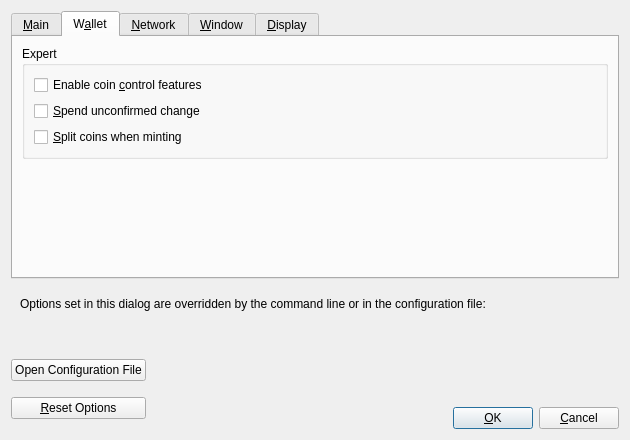
<?xml version="1.0" encoding="UTF-8"?>
<ui version="4.0">
 <class>OptionsDialog</class>
 <widget class="QDialog" name="OptionsDialog">
  <property name="geometry">
   <rect>
    <x>0</x>
    <y>0</y>
    <width>630</width>
    <height>440</height>
   </rect>
  </property>
  <property name="windowTitle">
   <string>Options</string>
  </property>
  <property name="modal">
   <bool>true</bool>
  </property>
  <layout class="QVBoxLayout" name="verticalLayout">
   <item>
    <widget class="QTabWidget" name="tabWidget">
     <property name="currentIndex">
      <number>1</number>
     </property>
     <widget class="QWidget" name="tabMain">
      <attribute name="title">
       <string>&amp;Main</string>
      </attribute>
      <layout class="QVBoxLayout" name="verticalLayout_Main">
       <item>
        <widget class="QCheckBox" name="bitcoinAtStartup">
         <property name="toolTip">
          <string>Automatically start %1 after logging in to the system.</string>
         </property>
         <property name="text">
          <string>&amp;Start %1 on system login</string>
         </property>
        </widget>
       </item>
       <item>
        <spacer name="horizontalSpacer_0_Main">
         <property name="orientation">
          <enum>Qt::Horizontal</enum>
         </property>
         <property name="sizeHint" stdset="0">
          <size>
           <width>40</width>
           <height>5</height>
          </size>
         </property>
        </spacer>
       </item>
       <item>
        <layout class="QHBoxLayout" name="horizontalLayout_2_Main">
         <item>
          <widget class="QLabel" name="databaseCacheLabel">
           <property name="text">
            <string>Size of &amp;database cache</string>
           </property>
           <property name="textFormat">
            <enum>Qt::PlainText</enum>
           </property>
           <property name="buddy">
            <cstring>databaseCache</cstring>
           </property>
          </widget>
         </item>
         <item>
          <widget class="QSpinBox" name="databaseCache"/>
         </item>
         <item>
          <widget class="QLabel" name="databaseCacheUnitLabel">
           <property name="text">
            <string>MiB</string>
           </property>
           <property name="textFormat">
            <enum>Qt::PlainText</enum>
           </property>
          </widget>
         </item>
         <item>
          <spacer name="horizontalSpacer_2_Main">
           <property name="orientation">
            <enum>Qt::Horizontal</enum>
           </property>
           <property name="sizeHint" stdset="0">
            <size>
             <width>40</width>
             <height>20</height>
            </size>
           </property>
          </spacer>
         </item>
        </layout>
       </item>
       <item>
        <layout class="QHBoxLayout" name="horizontalLayout_Main_VerifyLabel">
         <item>
          <widget class="QLabel" name="threadsScriptVerifLabel">
           <property name="text">
            <string>Number of script &amp;verification threads</string>
           </property>
           <property name="textFormat">
            <enum>Qt::PlainText</enum>
           </property>
           <property name="buddy">
            <cstring>threadsScriptVerif</cstring>
           </property>
          </widget>
         </item>
         <item>
          <widget class="QSpinBox" name="threadsScriptVerif">
           <property name="toolTip">
            <string>(0 = auto, &lt;0 = leave that many cores free)</string>
           </property>
          </widget>
         </item>
         <item>
          <spacer name="horizontalSpacer_Main_Threads">
           <property name="orientation">
            <enum>Qt::Horizontal</enum>
           </property>
           <property name="sizeHint" stdset="0">
            <size>
             <width>40</width>
             <height>20</height>
            </size>
           </property>
          </spacer>
         </item>
        </layout>
       </item>
       <item>
        <spacer name="verticalSpacer_Main">
         <property name="orientation">
          <enum>Qt::Vertical</enum>
         </property>
         <property name="sizeHint" stdset="0">
          <size>
           <width>20</width>
           <height>40</height>
          </size>
         </property>
        </spacer>
       </item>
      </layout>
     </widget>
     <widget class="QWidget" name="tabWallet">
      <attribute name="title">
       <string>W&amp;allet</string>
      </attribute>
      <layout class="QVBoxLayout" name="verticalLayout_Wallet">
       <item>
        <widget class="QGroupBox" name="groupBox">
         <property name="title">
          <string>Expert</string>
         </property>
         <layout class="QVBoxLayout" name="verticalLayout_2">
          <item>
           <widget class="QCheckBox" name="coinControlFeatures">
            <property name="toolTip">
             <string>Whether to show coin control features or not.</string>
            </property>
            <property name="text">
             <string>Enable coin &amp;control features</string>
            </property>
           </widget>
          </item>
          <item>
           <widget class="QCheckBox" name="spendZeroConfChange">
            <property name="toolTip">
             <string>If you disable the spending of unconfirmed change, the change from a transaction cannot be used until that transaction has at least one confirmation. This also affects how your balance is computed.</string>
            </property>
            <property name="text">
             <string>&amp;Spend unconfirmed change</string>
            </property>
           </widget>
          </item>
          <item>
           <widget class="QCheckBox" name="splitCoins">
            <property name="toolTip">
             <string>Whether to split coins or not during minting.</string>
            </property>
            <property name="text">
             <string>&amp;Split coins when minting</string>
            </property>
           </widget>
          </item>
         </layout>
        </widget>
       </item>
       <item>
        <spacer name="verticalSpacer_Wallet">
         <property name="orientation">
          <enum>Qt::Vertical</enum>
         </property>
         <property name="sizeHint" stdset="0">
          <size>
           <width>20</width>
           <height>40</height>
          </size>
         </property>
        </spacer>
       </item>
      </layout>
     </widget>
     <widget class="QWidget" name="tabNetwork">
      <attribute name="title">
       <string>&amp;Network</string>
      </attribute>
      <layout class="QVBoxLayout" name="verticalLayout_Network">
       <item>
        <widget class="QCheckBox" name="mapPortUpnp">
         <property name="toolTip">
          <string>Automatically open the BITSZ client port on the router. This only works when your router supports UPnP and it is enabled.</string>
         </property>
         <property name="text">
          <string>Map port using &amp;UPnP</string>
         </property>
        </widget>
       </item>
       <item>
        <widget class="QCheckBox" name="allowIncoming">
         <property name="toolTip">
          <string>Accept connections from outside.</string>
         </property>
         <property name="text">
          <string>Allow incomin&amp;g connections</string>
         </property>
        </widget>
       </item>
       <item>
        <widget class="QCheckBox" name="connectSocks">
         <property name="toolTip">
          <string>Connect to the BITSZ network through a SOCKS5 proxy.</string>
         </property>
         <property name="text">
          <string>&amp;Connect through SOCKS5 proxy (default proxy):</string>
         </property>
        </widget>
       </item>
       <item>
        <layout class="QHBoxLayout" name="horizontalLayout_1_Network">
         <item>
          <widget class="QLabel" name="proxyIpLabel">
           <property name="text">
            <string>Proxy &amp;IP:</string>
           </property>
           <property name="textFormat">
            <enum>Qt::PlainText</enum>
           </property>
           <property name="buddy">
            <cstring>proxyIp</cstring>
           </property>
          </widget>
         </item>
         <item>
          <widget class="QValidatedLineEdit" name="proxyIp">
           <property name="minimumSize">
            <size>
             <width>140</width>
             <height>0</height>
            </size>
           </property>
           <property name="maximumSize">
            <size>
             <width>140</width>
             <height>16777215</height>
            </size>
           </property>
           <property name="toolTip">
            <string>IP address of the proxy (e.g. IPv4: 127.0.0.1 / IPv6: ::1)</string>
           </property>
          </widget>
         </item>
         <item>
          <widget class="QLabel" name="proxyPortLabel">
           <property name="text">
            <string>&amp;Port:</string>
           </property>
           <property name="textFormat">
            <enum>Qt::PlainText</enum>
           </property>
           <property name="buddy">
            <cstring>proxyPort</cstring>
           </property>
          </widget>
         </item>
         <item>
          <widget class="QLineEdit" name="proxyPort">
           <property name="minimumSize">
            <size>
             <width>55</width>
             <height>0</height>
            </size>
           </property>
           <property name="maximumSize">
            <size>
             <width>55</width>
             <height>16777215</height>
            </size>
           </property>
           <property name="toolTip">
            <string>Port of the proxy (e.g. 9050)</string>
           </property>
          </widget>
         </item>
         <item>
          <spacer name="horizontalSpacer_1_Network">
           <property name="orientation">
            <enum>Qt::Horizontal</enum>
           </property>
           <property name="sizeHint" stdset="0">
            <size>
             <width>40</width>
             <height>20</height>
            </size>
           </property>
          </spacer>
         </item>
        </layout>
       </item>
       <item>
        <layout class="QHBoxLayout" name="horizontalLayout_2_Network">
         <item>
          <widget class="QLabel" name="proxyActiveNets">
           <property name="text">
            <string>Used for reaching peers via:</string>
           </property>
           <property name="textFormat">
            <enum>Qt::PlainText</enum>
           </property>
          </widget>
         </item>
         <item>
          <widget class="QCheckBox" name="proxyReachIPv4">
           <property name="enabled">
            <bool>false</bool>
           </property>
           <property name="toolTip">
            <string>Shows if the supplied default SOCKS5 proxy is used to reach peers via this network type.</string>
           </property>
           <property name="text">
            <string/>
           </property>
          </widget>
         </item>
         <item>
          <widget class="QLabel" name="proxyReachIPv4Label">
           <property name="text">
            <string>IPv4</string>
           </property>
           <property name="textFormat">
            <enum>Qt::PlainText</enum>
           </property>
          </widget>
         </item>
         <item>
          <widget class="QCheckBox" name="proxyReachIPv6">
           <property name="enabled">
            <bool>false</bool>
           </property>
           <property name="toolTip">
            <string>Shows if the supplied default SOCKS5 proxy is used to reach peers via this network type.</string>
           </property>
           <property name="text">
            <string/>
           </property>
          </widget>
         </item>
         <item>
          <widget class="QLabel" name="proxyReachIPv6Label">
           <property name="text">
            <string>IPv6</string>
           </property>
           <property name="textFormat">
            <enum>Qt::PlainText</enum>
           </property>
          </widget>
         </item>
         <item>
          <widget class="QCheckBox" name="proxyReachTor">
           <property name="enabled">
            <bool>false</bool>
           </property>
           <property name="toolTip">
            <string>Shows if the supplied default SOCKS5 proxy is used to reach peers via this network type.</string>
           </property>
           <property name="text">
            <string/>
           </property>
          </widget>
         </item>
         <item>
          <widget class="QLabel" name="proxyReachTorLabel">
           <property name="text">
            <string>Tor</string>
           </property>
           <property name="textFormat">
            <enum>Qt::PlainText</enum>
           </property>
          </widget>
         </item>
         <item>
          <spacer name="horizontalSpacer_2_Network">
           <property name="orientation">
            <enum>Qt::Horizontal</enum>
           </property>
           <property name="sizeHint" stdset="0">
            <size>
             <width>40</width>
             <height>20</height>
            </size>
           </property>
          </spacer>
         </item>
        </layout>
       </item>
       <item>
        <widget class="QCheckBox" name="connectSocksTor">
         <property name="toolTip">
          <string>Connect to the BITSZ network through a separate SOCKS5 proxy for Tor hidden services.</string>
         </property>
         <property name="text">
          <string>Use separate SOCKS&amp;5 proxy to reach peers via Tor hidden services:</string>
         </property>
        </widget>
       </item>
       <item>
        <layout class="QHBoxLayout" name="horizontalLayout_3_Network">
         <item>
          <widget class="QLabel" name="proxyIpTorLabel">
           <property name="text">
            <string>Proxy &amp;IP:</string>
           </property>
           <property name="textFormat">
            <enum>Qt::PlainText</enum>
           </property>
           <property name="buddy">
            <cstring>proxyIpTor</cstring>
           </property>
          </widget>
         </item>
         <item>
          <widget class="QValidatedLineEdit" name="proxyIpTor">
           <property name="minimumSize">
            <size>
             <width>140</width>
             <height>0</height>
            </size>
           </property>
           <property name="maximumSize">
            <size>
             <width>140</width>
             <height>16777215</height>
            </size>
           </property>
           <property name="toolTip">
            <string>IP address of the proxy (e.g. IPv4: 127.0.0.1 / IPv6: ::1)</string>
           </property>
          </widget>
         </item>
         <item>
          <widget class="QLabel" name="proxyPortTorLabel">
           <property name="text">
            <string>&amp;Port:</string>
           </property>
           <property name="textFormat">
            <enum>Qt::PlainText</enum>
           </property>
           <property name="buddy">
            <cstring>proxyPortTor</cstring>
           </property>
          </widget>
         </item>
         <item>
          <widget class="QLineEdit" name="proxyPortTor">
           <property name="minimumSize">
            <size>
             <width>55</width>
             <height>0</height>
            </size>
           </property>
           <property name="maximumSize">
            <size>
             <width>55</width>
             <height>16777215</height>
            </size>
           </property>
           <property name="toolTip">
            <string>Port of the proxy (e.g. 9050)</string>
           </property>
          </widget>
         </item>
         <item>
          <spacer name="horizontalSpacer_4_Network">
           <property name="orientation">
            <enum>Qt::Horizontal</enum>
           </property>
           <property name="sizeHint" stdset="0">
            <size>
             <width>40</width>
             <height>20</height>
            </size>
           </property>
          </spacer>
         </item>
        </layout>
       </item>
       <item>
        <spacer name="verticalSpacer_Network">
         <property name="orientation">
          <enum>Qt::Vertical</enum>
         </property>
         <property name="sizeHint" stdset="0">
          <size>
           <width>20</width>
           <height>40</height>
          </size>
         </property>
        </spacer>
       </item>
      </layout>
     </widget>
     <widget class="QWidget" name="tabWindow">
      <attribute name="title">
       <string>&amp;Window</string>
      </attribute>
      <layout class="QVBoxLayout" name="verticalLayout_Window">
       <item>
        <widget class="QCheckBox" name="hideTrayIcon">
         <property name="toolTip">
          <string>Hide the icon from the system tray.</string>
         </property>
         <property name="text">
          <string>&amp;Hide tray icon</string>
         </property>
        </widget>
       </item>
       <item>
        <widget class="QCheckBox" name="minimizeToTray">
         <property name="toolTip">
          <string>Show only a tray icon after minimizing the window.</string>
         </property>
         <property name="text">
          <string>&amp;Minimize to the tray instead of the taskbar</string>
         </property>
        </widget>
       </item>
       <item>
        <widget class="QCheckBox" name="minimizeOnClose">
         <property name="toolTip">
          <string>Minimize instead of exit the application when the window is closed. When this option is enabled, the application will be closed only after selecting Exit in the menu.</string>
         </property>
         <property name="text">
          <string>M&amp;inimize on close</string>
         </property>
        </widget>
       </item>
       <item>
        <spacer name="verticalSpacer_Window">
         <property name="orientation">
          <enum>Qt::Vertical</enum>
         </property>
         <property name="sizeHint" stdset="0">
          <size>
           <width>20</width>
           <height>40</height>
          </size>
         </property>
        </spacer>
       </item>
      </layout>
     </widget>
     <widget class="QWidget" name="tabDisplay">
      <attribute name="title">
       <string>&amp;Display</string>
      </attribute>
      <layout class="QVBoxLayout" name="verticalLayout_Display">
       <item>
        <layout class="QHBoxLayout" name="horizontalLayout_1_Display">
         <item>
          <widget class="QLabel" name="langLabel">
           <property name="text">
            <string>User Interface &amp;language:</string>
           </property>
           <property name="textFormat">
            <enum>Qt::PlainText</enum>
           </property>
           <property name="buddy">
            <cstring>lang</cstring>
           </property>
          </widget>
         </item>
         <item>
          <widget class="QValueComboBox" name="lang">
           <property name="toolTip">
            <string>The user interface language can be set here. This setting will take effect after restarting %1.</string>
           </property>
          </widget>
         </item>
        </layout>
       </item>
       <item>
        <layout class="QHBoxLayout" name="horizontalLayout_2_Display">
         <item>
          <widget class="QLabel" name="unitLabel">
           <property name="text">
            <string>&amp;Unit to show amounts in:</string>
           </property>
           <property name="textFormat">
            <enum>Qt::PlainText</enum>
           </property>
           <property name="buddy">
            <cstring>unit</cstring>
           </property>
          </widget>
         </item>
         <item>
          <widget class="QValueComboBox" name="unit">
           <property name="toolTip">
            <string>Choose the default subdivision unit to show in the interface and when sending coins.</string>
           </property>
          </widget>
         </item>
        </layout>
       </item>
       <item>
        <layout class="QHBoxLayout" name="horizontalLayout_3_Display">
         <item>
          <widget class="QLabel" name="thirdPartyTxUrlsLabel">
           <property name="toolTip">
            <string>Third party URLs (e.g. a block explorer) that appear in the transactions tab as context menu items. %s in the URL is replaced by transaction hash. Multiple URLs are separated by vertical bar |.</string>
           </property>
           <property name="text">
            <string>&amp;Third party transaction URLs</string>
           </property>
           <property name="buddy">
            <cstring>thirdPartyTxUrls</cstring>
           </property>
          </widget>
         </item>
         <item>
          <widget class="QLineEdit" name="thirdPartyTxUrls">
           <property name="toolTip">
            <string>Third party URLs (e.g. a block explorer) that appear in the transactions tab as context menu items. %s in the URL is replaced by transaction hash. Multiple URLs are separated by vertical bar |.</string>
           </property>
           <property name="placeholderText">
            <string notr="true">https://example.com/tx/%s</string>
           </property>
          </widget>
         </item>
        </layout>
       </item>
       <item>
        <spacer name="verticalSpacer_Display">
         <property name="orientation">
          <enum>Qt::Vertical</enum>
         </property>
         <property name="sizeHint" stdset="0">
          <size>
           <width>20</width>
           <height>40</height>
          </size>
         </property>
        </spacer>
       </item>
      </layout>
     </widget>
    </widget>
   </item>
   <item>
    <widget class="QFrame" name="frame">
     <layout class="QVBoxLayout" name="verticalLayout_Bottom">
      <item>
       <layout class="QHBoxLayout" name="horizontalLayout_Bottom">
        <item>
         <widget class="QLabel" name="overriddenByCommandLineInfoLabel">
          <property name="text">
           <string>Options set in this dialog are overridden by the command line or in the configuration file:</string>
          </property>
          <property name="textFormat">
           <enum>Qt::PlainText</enum>
          </property>
         </widget>
        </item>
        <item>
         <spacer name="horizontalSpacer_Bottom">
          <property name="orientation">
           <enum>Qt::Horizontal</enum>
          </property>
          <property name="sizeHint" stdset="0">
           <size>
            <width>40</width>
            <height>20</height>
           </size>
          </property>
         </spacer>
        </item>
       </layout>
      </item>
      <item>
       <widget class="QLabel" name="overriddenByCommandLineLabel">
        <property name="text">
         <string/>
        </property>
        <property name="textFormat">
         <enum>Qt::PlainText</enum>
        </property>
        <property name="wordWrap">
         <bool>true</bool>
        </property>
       </widget>
      </item>
     </layout>
    </widget>
   </item>
   <item>
    <layout class="QHBoxLayout" name="horizontalLayout_Buttons">
     <item>
      <layout class="QVBoxLayout" name="verticalLayout_Buttons">
       <item>
        <widget class="QPushButton" name="openBitcoinConfButton">
         <property name="toolTip">
          <string>Open the %1 configuration file from the working directory.</string>
         </property>
         <property name="text">
          <string>Open Configuration File</string>
         </property>
         <property name="autoDefault">
          <bool>false</bool>
         </property>
        </widget>
       </item>
       <item>
        <widget class="QPushButton" name="resetButton">
         <property name="toolTip">
          <string>Reset all client options to default.</string>
         </property>
         <property name="text">
          <string>&amp;Reset Options</string>
         </property>
         <property name="autoDefault">
          <bool>false</bool>
         </property>
        </widget>
       </item>
      </layout>
     </item>
     <item>
      <spacer name="horizontalSpacer_1">
       <property name="orientation">
        <enum>Qt::Horizontal</enum>
       </property>
       <property name="sizeHint" stdset="0">
        <size>
         <width>40</width>
         <height>48</height>
        </size>
       </property>
      </spacer>
     </item>
     <item>
      <widget class="QLabel" name="statusLabel">
       <property name="minimumSize">
        <size>
         <width>200</width>
         <height>0</height>
        </size>
       </property>
       <property name="font">
        <font>
         <weight>75</weight>
         <bold>true</bold>
        </font>
       </property>
       <property name="text">
        <string/>
       </property>
       <property name="textFormat">
        <enum>Qt::PlainText</enum>
       </property>
       <property name="wordWrap">
        <bool>true</bool>
       </property>
      </widget>
     </item>
     <item>
      <spacer name="horizontalSpacer_2">
       <property name="orientation">
        <enum>Qt::Horizontal</enum>
       </property>
       <property name="sizeHint" stdset="0">
        <size>
         <width>40</width>
         <height>48</height>
        </size>
       </property>
      </spacer>
     </item>
     <item>
      <layout class="QVBoxLayout" name="verticalLayout_4">
       <item>
        <spacer name="verticalSpacer">
         <property name="orientation">
          <enum>Qt::Vertical</enum>
         </property>
         <property name="sizeHint" stdset="0">
          <size>
           <width>20</width>
           <height>40</height>
          </size>
         </property>
        </spacer>
       </item>
       <item>
        <layout class="QHBoxLayout" name="horizontalLayout">
         <item>
          <widget class="QPushButton" name="okButton">
           <property name="text">
            <string>&amp;OK</string>
           </property>
           <property name="autoDefault">
            <bool>false</bool>
           </property>
           <property name="default">
            <bool>true</bool>
           </property>
          </widget>
         </item>
         <item>
          <widget class="QPushButton" name="cancelButton">
           <property name="text">
            <string>&amp;Cancel</string>
           </property>
           <property name="autoDefault">
            <bool>false</bool>
           </property>
          </widget>
         </item>
        </layout>
       </item>
      </layout>
     </item>
    </layout>
   </item>
  </layout>
 </widget>
 <customwidgets>
  <customwidget>
   <class>QValidatedLineEdit</class>
   <extends>QLineEdit</extends>
   <header>qt/qvalidatedlineedit.h</header>
  </customwidget>
  <customwidget>
   <class>QValueComboBox</class>
   <extends>QComboBox</extends>
   <header>qt/qvaluecombobox.h</header>
  </customwidget>
 </customwidgets>
 <resources/>
 <connections/>
</ui>
